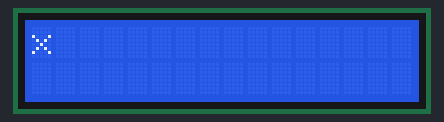
A sketch run on a simulated Arduino Uno, built with avr-gcc and run on an emulated ATmega328P. Shown: 16×2 character LCD.

Above: at 0.1 s.
At 2.1 s:
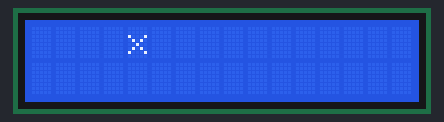
At 4.6 s:
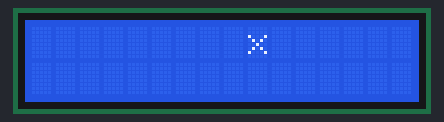
At 8.7 s:
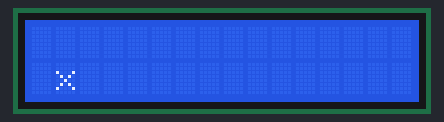
At 12.7 s:
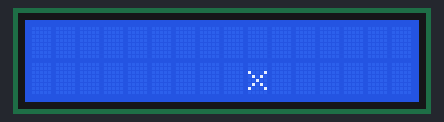
At 17.2 s:
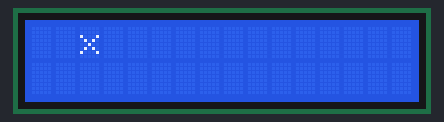

Measured:
- by itself, everything shown: repeats every 16.1 s, in 33 steps
- what the display in image 1 shows lasts 0.5 s, from 2.1 s to 2.6 s

The sketch:

sketch_jun23a.ino
```cpp
// (licence header left out)
// Include the Hitachi HD44780 library
#include <LiquidCrystal.h>

// Initialize the library with the following Arduino's interface pins: 7, 6, 5, 4, 3, 2
// Number 7 means Arduino's digital I/O port number 7.
// Number 6 means Arduino's digital I/O port number 6.
// And so on... Check the schematics for more information.
LiquidCrystal lcd(7, 6, 5, 4, 3, 2);

unsigned char i; // Define variable "i" to be used in both loops

void setup()
{
// Define the number of LCD's columns and rows
lcd.begin(16, 2); // For this tutorial I am using a 16x2 LCD which means that there are 16 columns and 2 rows
}

void loop()
{

// This first loop prints a sequence of "x" on the first row
for (i=0 ; i<=15 ; i++)
 {
  lcd.setCursor(i, 0); // Set the cursor to column i and row 0 (first row)
  lcd.print("x");      // Print a message to the LCD
  delay(500);          // 500ms delay
  lcd.clear();         // Clear the LCD
 }
// This second loop prints a sequence of "x" on the second row
for (i=0 ; i<=15 ; i++)
 {
  lcd.setCursor(i, 1); // Set the cursor to column i and row 1 (second row)
  lcd.print("x");      // Print a message to the LCD
  delay(500);          // 500ms delay
  lcd.clear();         // Clear the LCD
 }
}
```
